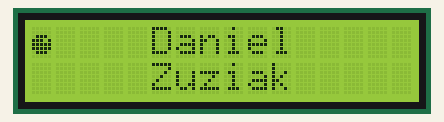
Simulated run of this sketch. Board: Arduino Uno, built with avr-gcc and run on an emulated ATmega328P. Shown: 16×2 character LCD.

Above: at 0.21 s.
At 5.02 s:
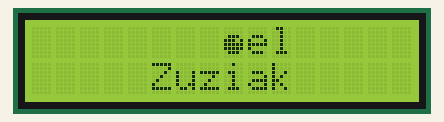
At 9.83 s:
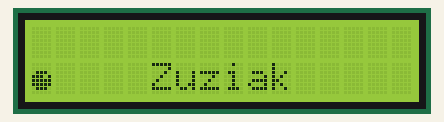
At 19.75 s:
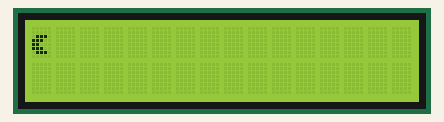
At 29.67 s:
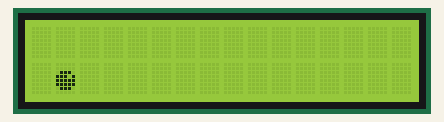
At 39.58 s:
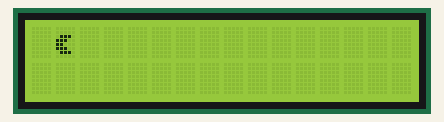

The sketch:

Ex16.ino
```cpp
#include <LiquidCrystal.h>
#define delayTime 300

LiquidCrystal lcd(8, 9, 4, 5, 6, 7);

byte pac_open[8] = {
  B00000,
  B00000,
  B01110,
  B11100,
  B11000,
  B11100,
  B01110,
  B00000
};

byte pac_close[8] = {
  B00000,
  B00000,
  B01110,
  B11101,
  B11111,
  B11111,
  B01110,
  B00000
};

byte zero[8] = {
  B00000,
  B00000,
  B00000,
  B00000,
  B00000,
  B00000,
  B00000,
  B00000
};

int col = 0;
int row = 0;

void setup() {
  lcd.begin(16, 2);
  lcd.createChar(0, pac_open);
  lcd.createChar(1, pac_close);
  lcd.createChar(2, zero);
  lcd.setCursor(5, 0);
  lcd.print("Daniel");
  lcd.setCursor(5, 1);
  lcd.print("Zuziak");
}

void loop() {
  if (col == 16)
    row += 1;
  col %= 16;
  row %= 2;
  lcd.setCursor(col, row);
  lcd.write(byte(1));
  delay(delayTime);
  lcd.setCursor(col, row);
  lcd.write(byte(2));
  lcd.setCursor(col, row);
  lcd.write(byte(0));
  delay(delayTime);
  lcd.setCursor(col, row);
  lcd.write(byte(2));
  col += 1;
}
```
